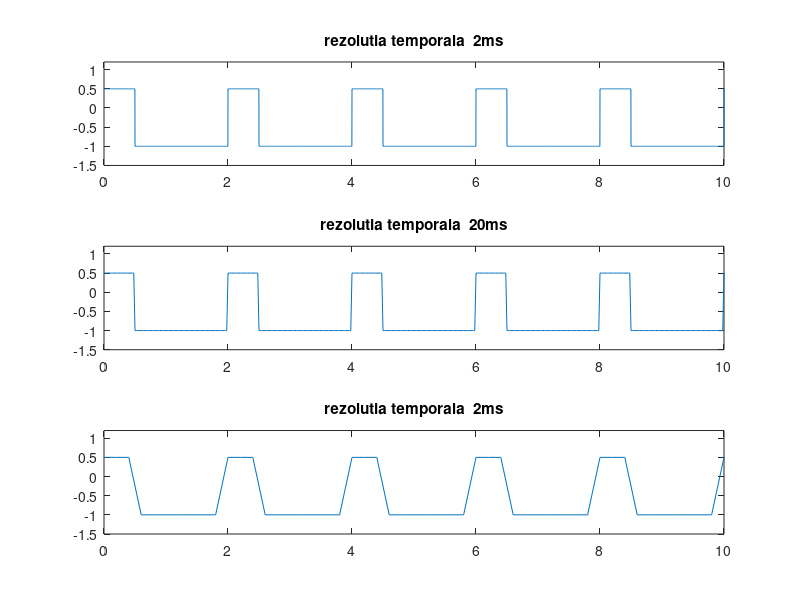

This figure's MATLAB source:
%rezolutia temporala 2ms
t=0:0.002:100;
x = square(pi*t, 25);

for i=1:1:length(x)
    if x(i)>0
        x(i)=x(i)/2;
    end
end
subplot(3, 1, 1)
plot (t,x), title('rezolutia temporala  2ms')
axis ([0 10 -1.5 1.2])

%rezolutia temporala 20ms
t=0:0.02:100;
x = square(pi*t, 25);

for i=1:1:length(x)
    if x(i)>0
        x(i)=x(i)/2;
    end
end
subplot(3, 1, 2)
plot (t,x), title('rezolutia temporala  20ms') 
axis ([0 10 -1.5 1.2])

%rezolutia temporala 200ms
t=0:0.2:100;
x = square(pi*t, 25);

for i=1:1:length(x)
    if x(i)>0
        x(i)=x(i)/2;
    end
end
subplot(3, 1, 3)
plot (t,x), title('rezolutia temporala  2ms')
axis ([0 10 -1.5 1.2])